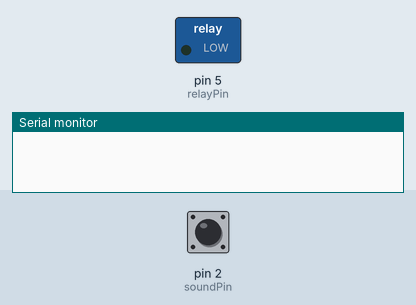
A sketch run on a simulated Arduino Uno, built with avr-gcc and run on an emulated ATmega328P. Parts: switched loads named in the sketch (green lamp = pin HIGH), the last lines printed to the serial monitor. The test bench sets the inputs (shaded band); at power-on: pin 2 (soundPin) LOW.

Above: at 1.2 s.
1.3 s: pin 2 (soundPin) pulsed HIGH 5 times (0.12 s each, 0.3 s apart)
At 3.6 s:
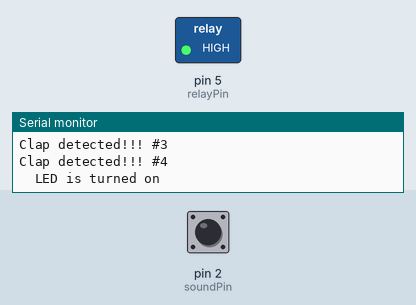
Timing chart, 0 to 5.1 s (numbered marks = the images above; inputs shaded):
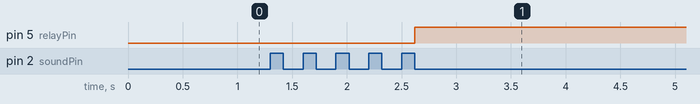

Measured:
- after the input at 1.3 s, pin 5 (relayPin): LOW → HIGH after 1.3 s

The sketch:

lab12-checkpoint2.ino
```cpp
int soundPin = 2;
int relayPin = 5;
unsigned long previous_time=0;

int val;
int state;
int num_clap; // จำนวนครั้ง สะสม
unsigned long last_clap_time = 0;
uint8_t clap_count = 0; // จำนวนครั้ง ณ ช่วงเวลา

void setup() {
  pinMode(relayPin, OUTPUT);
  pinMode(soundPin, INPUT);
  Serial.begin(9600);
}

void loop() {
  val = check_clap();
  if (val) {
    last_clap_time = millis();
    clap_count ++;

    Serial.print("Clap detected!!! #");
    Serial.println(num_clap);
    num_clap++;

    if (state == 1 && clap_count == 3) {
      clap_count = 0;
      state = 0;
      Serial.println("  LED is turned on");
      digitalWrite(relayPin, HIGH);
    } else if (state == 0 && clap_count == 2){
      clap_count = 0;
      state = 1;
      Serial.println("  LED is turned off");
      digitalWrite(relayPin, LOW);
    }
  }
  // reset จำนวนคัร้้งภายใน 1.5 sec
  if ((clap_count > 0) &&
      (millis() - last_clap_time) > 1500) {
    clap_count = 0;
  }
}


bool check_clap() {
  static unsigned long current_time;
  char sw;
  sw = digitalRead(soundPin);
  // 0 = clap
  // 1 = no clap
  if (sw) {
    return false;
  } else {
    current_time = millis();
    if ((current_time-previous_time) > 25) {
      previous_time = millis();
      return true;
    } else {
      previous_time = millis();
      return false;
    }
  }
}
```
